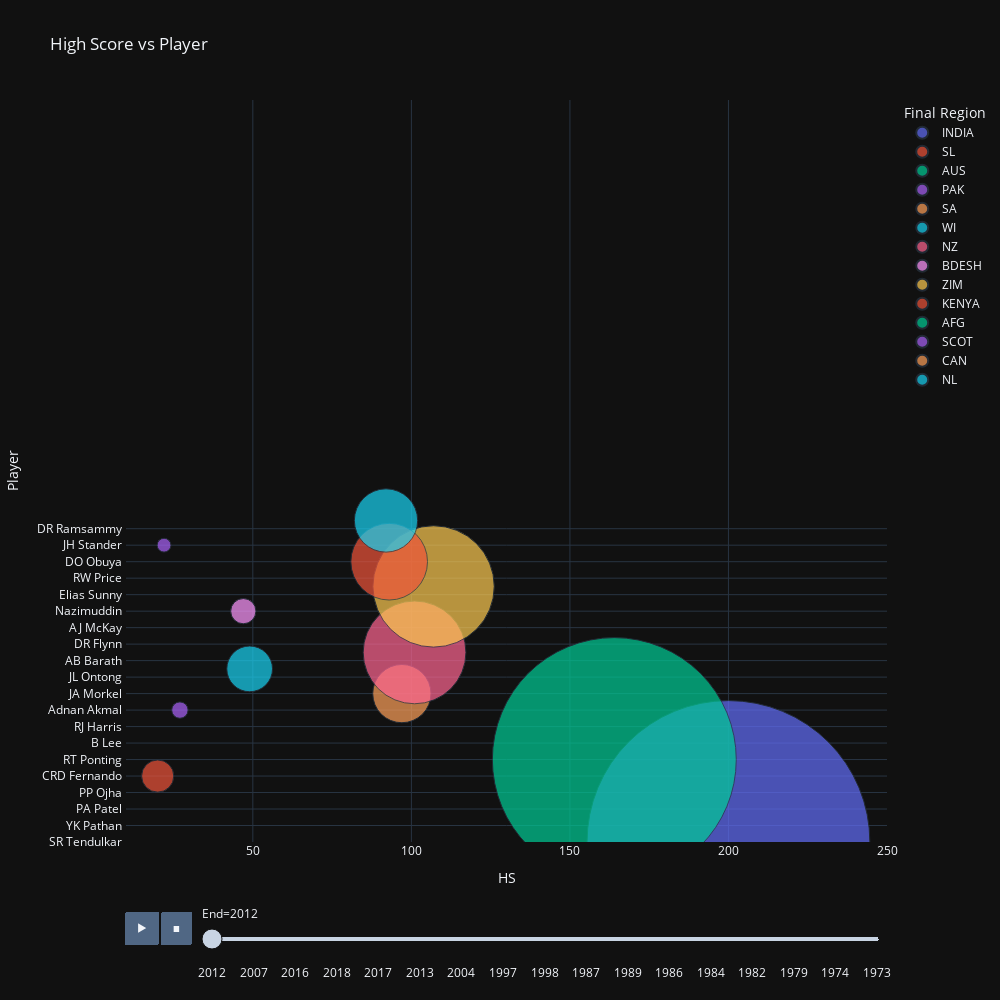

This figure's notebook cell:
### Code cell
px.scatter(odi, x="HS", y="Player", animation_frame="End", animation_group="Final Region",
           size="Runs", color="Final Region", hover_name="Final Region",
           log_x=False, size_max=200, range_x=[10,250], range_y=[0,90], height=1000, width=1000, title='High Score vs Player',
           template='plotly_dark')

### Figure 1 — Plotly figure (JSON) as saved in the notebook; plotly's stock layout.template omitted (floating-point values rounded to 4 significant figures)
{"data": [{"hovertemplate": "<b>%{hovertext}</b><br><br>Final Region=INDIA<br>End=2012<br>HS=%{x}<br>Player=%{y}<br>Runs=%{marker.size}<extra></extra>", "hovertext": ["INDIA", "INDIA", "INDIA", "INDIA", "INDIA", "INDIA", "INDIA", "INDIA"], "ids": ["INDIA", "INDIA", "INDIA", "INDIA", "INDIA", "INDIA", "INDIA", "INDIA"], "legendgroup": "INDIA", "marker": {"color": "#636efa", "size": [18426, 1544, 810, 792, 736, 292, 46, 1], "sizemode": "area", "sizeref": 0.4607, "symbol": "circle"}, "mode": "markers", "name": "INDIA", "orientation": "h", "showlegend": true, "type": "scatter", "x": [200, 83, 123, 34, 95, 54, 16, 1], "xaxis": "x", "y": ["SR Tendulkar ", "IK Pathan ", "YK Pathan ", "Z Khan ", "PA Patel ", "P Kumar ", "PP Ojha ", "R Sharma "], "yaxis": "y"}, {"hovertemplate": "<b>%{hovertext}</b><br><br>Final Region=SL<br>End=2012<br>HS=%{x}<br>Player=%{y}<br>Runs=%{marker.size}<extra></extra>", "hovertext": ["SL", "SL"], "ids": ["SL", "SL"], "legendgroup": "SL", "marker": {"color": "#EF553B", "size": [239, 38], "sizemode": "area", "sizeref": 0.4607, "symbol": "circle"}, "mode": "markers", "name": "SL", "orientation": "h", "showlegend": true, "type": "scatter", "x": [20, 19], "xaxis": "x", "y": ["CRD Fernando ", "CKB Kulasekara "], "yaxis": "y"}, {"hovertemplate": "<b>%{hovertext}</b><br><br>Final Region=AUS<br>End=2012<br>HS=%{x}<br>Player=%{y}<br>Runs=%{marker.size}<extra></extra>", "hovertext": ["AUS", "AUS", "AUS", "AUS", "AUS", "AUS"], "ids": ["AUS", "AUS", "AUS", "AUS", "AUS", "AUS"], "legendgroup": "AUS", "marker": {"color": "#00cc96", "size": [13704, 5442, 1176, 368, 48, 29], "sizemode": "area", "sizeref": 0.4607, "symbol": "circle"}, "mode": "markers", "name": "AUS", "orientation": "h", "showlegend": true, "type": "scatter", "x": [164, 109, 59, 104, 21, 16], "xaxis": "x", "y": ["RT Ponting ", "MEK Hussey ", "B Lee ", "PJ Forrest ", "RJ Harris ", "BW Hilfenhaus "], "yaxis": "y"}, {"hovertemplate": "<b>%{hovertext}</b><br><br>Final Region=PAK<br>End=2012<br>HS=%{x}<br>Player=%{y}<br>Runs=%{marker.size}<extra></extra>", "hovertext": ["PAK", "PAK"], "ids": ["PAK", "PAK"], "legendgroup": "PAK", "marker": {"color": "#ab63fa", "size": [62, 26], "sizemode": "area", "sizeref": 0.4607, "symbol": "circle"}, "mode": "markers", "name": "PAK", "orientation": "h", "showlegend": true, "type": "scatter", "x": [27, 9], "xaxis": "x", "y": ["Adnan Akmal ", "Aizaz Cheema "], "yaxis": "y"}, {"hovertemplate": "<b>%{hovertext}</b><br><br>Final Region=SA<br>End=2012<br>HS=%{x}<br>Player=%{y}<br>Runs=%{marker.size}<extra></extra>", "hovertext": ["SA", "SA", "SA"], "ids": ["SA", "SA", "SA"], "legendgroup": "SA", "marker": {"color": "#FFA15A", "size": [782, 609, 184], "sizemode": "area", "sizeref": 0.4607, "symbol": "circle"}, "mode": "markers", "name": "SA", "orientation": "h", "showlegend": true, "type": "scatter", "x": [97, 46, 32], "xaxis": "x", "y": ["JA Morkel ", "J Botha ", "JL Ontong "], "yaxis": "y"}, {"hovertemplate": "<b>%{hovertext}</b><br><br>Final Region=WI<br>End=2012<br>HS=%{x}<br>Player=%{y}<br>Runs=%{marker.size}<extra></extra>", "hovertext": ["WI", "WI"], "ids": ["WI", "WI"], "legendgroup": "WI", "marker": {"color": "#19d3f3", "size": [482, 394], "sizemode": "area", "sizeref": 0.4607, "symbol": "circle"}, "mode": "markers", "name": "WI", "orientation": "h", "showlegend": true, "type": "scatter", "x": [49, 113], "xaxis": "x", "y": ["CS Baugh ", "AB Barath "], "yaxis": "y"}, {"hovertemplate": "<b>%{hovertext}</b><br><br>Final Region=NZ<br>End=2012<br>HS=%{x}<br>Player=%{y}<br>Runs=%{marker.size}<extra></extra>", "hovertext": ["NZ", "NZ", "NZ", "NZ", "NZ"], "ids": ["NZ", "NZ", "NZ", "NZ", "NZ"], "legendgroup": "NZ", "marker": {"color": "#FF6692", "size": [2434, 228, 13, 12, 12], "sizemode": "area", "sizeref": 0.4607, "symbol": "circle"}, "mode": "markers", "name": "NZ", "orientation": "h", "showlegend": true, "type": "scatter", "x": [101, 35, 13, 4, 9], "xaxis": "x", "y": ["JDP Oram ", "DR Flynn ", "MD Bates ", "AJ McKay ", "TS Nethula "], "yaxis": "y"}, {"hovertemplate": "<b>%{hovertext}</b><br><br>Final Region=BDESH<br>End=2012<br>HS=%{x}<br>Player=%{y}<br>Runs=%{marker.size}<extra></extra>", "hovertext": ["BDESH", "BDESH", "BDESH"], "ids": ["BDESH", "BDESH", "BDESH"], "legendgroup": "BDESH", "marker": {"color": "#FF97FF", "size": [147, 35, 2], "sizemode": "area", "sizeref": 0.4607, "symbol": "circle"}, "mode": "markers", "name": "BDESH", "orientation": "h", "showlegend": true, "type": "scatter", "x": [47, 6, 1], "xaxis": "x", "y": ["Nazimuddin ", "Nazmul Hossain ", "Elias Sunny "], "yaxis": "y"}, {"hovertemplate": "<b>%{hovertext}</b><br><br>Final Region=ZIM<br>End=2012<br>HS=%{x}<br>Player=%{y}<br>Runs=%{marker.size}<extra></extra>", "hovertext": ["ZIM", "ZIM", "ZIM"], "ids": ["ZIM", "ZIM", "ZIM"], "legendgroup": "ZIM", "marker": {"color": "#FECB52", "size": [3393, 406, 106], "sizemode": "area", "sizeref": 0.4607, "symbol": "circle"}, "mode": "markers", "name": "ZIM", "orientation": "h", "showlegend": true, "type": "scatter", "x": [107, 46, 53], "xaxis": "x", "y": ["T Taibu ", "RW Price ", "KO Meth "], "yaxis": "y"}, {"hovertemplate": "<b>%{hovertext}</b><br><br>Final Region=KENYA<br>End=2012<br>HS=%{x}<br>Player=%{y}<br>Runs=%{marker.size}<extra></extra>", "hovertext": ["KENYA"], "ids": ["KENYA"], "legendgroup": "KENYA", "marker": {"color": "#EF553B", "size": [1355], "sizemode": "area", "sizeref": 0.4607, "symbol": "circle"}, "mode": "markers", "name": "KENYA", "orientation": "h", "showlegend": true, "type": "scatter", "x": [93], "xaxis": "x", "y": ["DO Obuya "], "yaxis": "y"}, {"hovertemplate": "<b>%{hovertext}</b><br><br>Final Region=AFG<br>End=2012<br>HS=%{x}<br>Player=%{y}<br>Runs=%{marker.size}<extra></extra>", "hovertext": ["AFG"], "ids": ["AFG"], "legendgroup": "AFG", "marker": {"color": "#00cc96", "size": [3], "sizemode": "area", "sizeref": 0.4607, "symbol": "circle"}, "mode": "markers", "name": "AFG", "orientation": "h", "showlegend": true, "type": "scatter", "x": [3], "xaxis": "x", "y": ["Zakiullah Zaki "], "yaxis": "y"}, {"hovertemplate": "<b>%{hovertext}</b><br><br>Final Region=SCOT<br>End=2012<br>HS=%{x}<br>Player=%{y}<br>Runs=%{marker.size}<extra></extra>", "hovertext": ["SCOT"], "ids": ["SCOT"], "legendgroup": "SCOT", "marker": {"color": "#ab63fa", "size": [44], "sizemode": "area", "sizeref": 0.4607, "symbol": "circle"}, "mode": "markers", "name": "SCOT", "orientation": "h", "showlegend": true, "type": "scatter", "x": [22], "xaxis": "x", "y": ["JH Stander "], "yaxis": "y"}, {"hovertemplate": "<b>%{hovertext}</b><br><br>Final Region=CAN<br>End=2012<br>HS=%{x}<br>Player=%{y}<br>Runs=%{marker.size}<extra></extra>", "hovertext": ["CAN", "CAN"], "ids": ["CAN", "CAN"], "legendgroup": "CAN", "marker": {"color": "#FFA15A", "size": [14, 0], "sizemode": "area", "sizeref": 0.4607, "symbol": "circle"}, "mode": "markers", "name": "CAN", "orientation": "h", "showlegend": true, "type": "scatter", "x": [6, 0], "xaxis": "x", "y": ["D Soraine ", "DR Ramsammy "], "yaxis": "y"}, {"hovertemplate": "<b>%{hovertext}</b><br><br>Final Region=NL<br>End=2012<br>HS=%{x}<br>Player=%{y}<br>Runs=%{marker.size}<extra></extra>", "hovertext": ["NL"], "ids": ["NL"], "legendgroup": "NL", "marker": {"color": "#19d3f3", "size": [924], "sizemode": "area", "sizeref": 0.4607, "symbol": "circle"}, "mode": "markers", "name": "NL", "orientation": "h", "showlegend": true, "type": "scatter", "x": [92], "xaxis": "x", "y": ["AN Kervezee "], "yaxis": "y"}], "layout": {"height": 1000, "legend": {"itemsizing": "constant", "title": {"text": "Final Region"}, "tracegroupgap": 0}, "sliders": [{"active": 0, "currentvalue": {"prefix": "End="}, "len": 0.9, "pad": {"b": 10, "t": 60}, "steps": [{"args": [["2012"], {"frame": {"duration": 0, "redraw": false}, "fromcurrent": true, "mode": "immediate", "transition": {"duration": 0, "easing": "linear"}}], "label": "2012", "method": "animate"}, {"args": [["2015"], {"frame": {"duration": 0, "redraw": false}, "fromcurrent": true, "mode": "immediate", "transition": {"duration": 0, "easing": "linear"}}], "label": "2015", "method": "animate"}, {"args": [["2011"], {"frame": {"duration": 0, "redraw": false}, "fromcurrent": true, "mode": "immediate", "transition": {"duration": 0, "easing": "linear"}}], "label": "2011", "method": "animate"}, {"args": [["2007"], {"frame": {"duration": 0, "redraw": false}, "fromcurrent": true, "mode": "immediate", "transition": {"duration": 0, "easing": "linear"}}], "label": "2007", "method": "animate"}, {"args": [["2019"], {"frame": {"duration": 0, "redraw": false}, "fromcurrent": true, "mode": "immediate", "transition": {"duration": 0, "easing": "linear"}}], "label": "2019", "method": "animate"}, {"args": [["2014"], {"frame": {"duration": 0, "redraw": false}, "fromcurrent": true, "mode": "immediate", "transition": {"duration": 0, "easing": "linear"}}], "label": "2014", "method": "animate"}, {"args": [["2016"], {"frame": {"duration": 0, "redraw": false}, "fromcurrent": true, "mode": "immediate", "transition": {"duration": 0, "easing": "linear"}}], "label": "2016", "method": "animate"}, {"args": [["2010"], {"frame": {"duration": 0, "redraw": false}, "fromcurrent": true, "mode": "immediate", "transition": {"duration": 0, "easing": "linear"}}], "label": "2010", "method": "animate"}, {"args": [["2008"], {"frame": {"duration": 0, "redraw": false}, "fromcurrent": true, "mode": "immediate", "transition": {"duration": 0, "easing": "linear"}}], "label": "2008", "method": "animate"}, {"args": [["2018"], {"frame": {"duration": 0, "redraw": false}, "fromcurrent": true, "mode": "immediate", "transition": {"duration": 0, "easing": "linear"}}], "label": "2018", "method": "animate"}, {"args": [["2000"], {"frame": {"duration": 0, "redraw": false}, "fromcurrent": true, "mode": "immediate", "transition": {"duration": 0, "easing": "linear"}}], "label": "2000", "method": "animate"}, {"args": [["2003"], {"frame": {"duration": 0, "redraw": false}, "fromcurrent": true, "mode": "immediate", "transition": {"duration": 0, "easing": "linear"}}], "label": "2003", "method": "animate"}, {"args": [["2017"], {"frame": {"duration": 0, "redraw": false}, "fromcurrent": true, "mode": "immediate", "transition": {"duration": 0, "easing": "linear"}}], "label": "2017", "method": "animate"}, {"args": [["1994"], {"frame": {"duration": 0, "redraw": false}, "fromcurrent": true, "mode": "immediate", "transition": {"duration": 0, "easing": "linear"}}], "label": "1994", "method": "animate"}, {"args": [["2002"], {"frame": {"duration": 0, "redraw": false}, "fromcurrent": true, "mode": "immediate", "transition": {"duration": 0, "easing": "linear"}}], "label": "2002", "method": "animate"}, {"args": [["2013"], {"frame": {"duration": 0, "redraw": false}, "fromcurrent": true, "mode": "immediate", "transition": {"duration": 0, "easing": "linear"}}], "label": "2013", "method": "animate"}, {"args": [["1999"], {"frame": {"duration": 0, "redraw": false}, "fromcurrent": true, "mode": "immediate", "transition": {"duration": 0, "easing": "linear"}}], "label": "1999", "method": "animate"}, {"args": [["1996"], {"frame": {"duration": 0, "redraw": false}, "fromcurrent": true, "mode": "immediate", "transition": {"duration": 0, "easing": "linear"}}], "label": "1996", "method": "animate"}, {"args": [["2004"], {"frame": {"duration": 0, "redraw": false}, "fromcurrent": true, "mode": "immediate", "transition": {"duration": 0, "easing": "linear"}}], "label": "2004", "method": "animate"}, {"args": [["1991"], {"frame": {"duration": 0, "redraw": false}, "fromcurrent": true, "mode": "immediate", "transition": {"duration": 0, "easing": "linear"}}], "label": "1991", "method": "animate"}, {"args": [["1995"], {"frame": {"duration": 0, "redraw": false}, "fromcurrent": true, "mode": "immediate", "transition": {"duration": 0, "easing": "linear"}}], "label": "1995", "method": "animate"}, {"args": [["1997"], {"frame": {"duration": 0, "redraw": false}, "fromcurrent": true, "mode": "immediate", "transition": {"duration": 0, "easing": "linear"}}], "label": "1997", "method": "animate"}, {"args": [["2006"], {"frame": {"duration": 0, "redraw": false}, "fromcurrent": true, "mode": "immediate", "transition": {"duration": 0, "easing": "linear"}}], "label": "2006", "method": "animate"}, {"args": [["2009"], {"frame": {"duration": 0, "redraw": false}, "fromcurrent": true, "mode": "immediate", "transition": {"duration": 0, "easing": "linear"}}], "label": "2009", "method": "animate"}, {"args": [["1998"], {"frame": {"duration": 0, "redraw": false}, "fromcurrent": true, "mode": "immediate", "transition": {"duration": 0, "easing": "linear"}}], "label": "1998", "method": "animate"}, {"args": [["1992"], {"frame": {"duration": 0, "redraw": false}, "fromcurrent": true, "mode": "immediate", "transition": {"duration": 0, "easing": "linear"}}], "label": "1992", "method": "animate"}, {"args": [["2001"], {"frame": {"duration": 0, "redraw": false}, "fromcurrent": true, "mode": "immediate", "transition": {"duration": 0, "easing": "linear"}}], "label": "2001", "method": "animate"}, {"args": [["1987"], {"frame": {"duration": 0, "redraw": false}, "fromcurrent": true, "mode": "immediate", "transition": {"duration": 0, "easing": "linear"}}], "label": "1987", "method": "animate"}, {"args": [["2005"], {"frame": {"duration": 0, "redraw": false}, "fromcurrent": true, "mode": "immediate", "transition": {"duration": 0, "easing": "linear"}}], "label": "2005", "method": "animate"}, {"args": [["1993"], {"frame": {"duration": 0, "redraw": false}, "fromcurrent": true, "mode": "immediate", "transition": {"duration": 0, "easing": "linear"}}], "label": "1993", "method": "animate"}, {"args": [["1989"], {"frame": {"duration": 0, "redraw": false}, "fromcurrent": true, "mode": "immediate", "transition": {"duration": 0, "easing": "linear"}}], "label": "1989", "method": "animate"}, {"args": [["1985"], {"frame": {"duration": 0, "redraw": false}, "fromcurrent": true, "mode": "immediate", "transition": {"duration": 0, "easing": "linear"}}], "label": "1985", "method": "animate"}, {"args": [["1983"], {"frame": {"duration": 0, "redraw": false}, "fromcurrent": true, "mode": "immediate", "transition": {"duration": 0, "easing": "linear"}}], "label": "1983", "method": "animate"}, {"args": [["1986"], {"frame": {"duration": 0, "redraw": false}, "fromcurrent": true, "mode": "immediate", "transition": {"duration": 0, "easing": "linear"}}], "label": "1986", "method": "animate"}, {"args": [["1990"], {"frame": {"duration": 0, "redraw": false}, "fromcurrent": true, "mode": "immediate", "transition": {"duration": 0, "easing": "linear"}}], "label": "1990", "method": "animate"}, {"args": [["1988"], {"frame": {"duration": 0, "redraw": false}, "fromcurrent": true, "mode": "immediate", "transition": {"duration": 0, "easing": "linear"}}], "label": "1988", "method": "animate"}, {"args": [["1984"], {"frame": {"duration": 0, "redraw": false}, "fromcurrent": true, "mode": "immediate", "transition": {"duration": 0, "easing": "linear"}}], "label": "1984", "method": "animate"}, {"args": [["1981"], {"frame": {"duration": 0, "redraw": false}, "fromcurrent": true, "mode": "immediate", "transition": {"duration": 0, "easing": "linear"}}], "label": "1981", "method": "animate"}, {"args": [["1977"], {"frame": {"duration": 0, "redraw": false}, "fromcurrent": true, "mode": "immediate", "transition": {"duration": 0, "easing": "linear"}}], "label": "1977", "method": "animate"}, {"args": [["1982"], {"frame": {"duration": 0, "redraw": false}, "fromcurrent": true, "mode": "immediate", "transition": {"duration": 0, "easing": "linear"}}], "label": "1982", "method": "animate"}, {"args": [["1980"], {"frame": {"duration": 0, "redraw": false}, "fromcurrent": true, "mode": "immediate", "transition": {"duration": 0, "easing": "linear"}}], "label": "1980", "method": "animate"}, {"args": [["1978"], {"frame": {"duration": 0, "redraw": false}, "fromcurrent": true, "mode": "immediate", "transition": {"duration": 0, "easing": "linear"}}], "label": "1978", "method": "animate"}, {"args": [["1979"], {"frame": {"duration": 0, "redraw": false}, "fromcurrent": true, "mode": "immediate", "transition": {"duration": 0, "easing": "linear"}}], "label": "1979", "method": "animate"}, {"args": [["1975"], {"frame": {"duration": 0, "redraw": false}, "fromcurrent": true, "mode": "immediate", "transition": {"duration": 0, "easing": "linear"}}], "label": "1975", "method": "animate"}, {"args": [["1976"], {"frame": {"duration": 0, "redraw": false}, "fromcurrent": true, "mode": "immediate", "transition": {"duration": 0, "easing": "linear"}}], "label": "1976", "method": "animate"}, {"args": [["1974"], {"frame": {"duration": 0, "redraw": false}, "fromcurrent": true, "mode": "immediate", "transition": {"duration": 0, "easing": "linear"}}], "label": "1974", "method": "animate"}, {"args": [["1972"], {"frame": {"duration": 0, "redraw": false}, "fromcurrent": true, "mode": "immediate", "transition": {"duration": 0, "easing": "linear"}}], "label": "1972", "method": "animate"}, {"args": [["1971"], {"frame": {"duration": 0, "redraw": false}, "fromcurrent": true, "mode": "immediate", "transition": {"duration": 0, "easing": "linear"}}], "label": "1971", "method": "animate"}, {"args": [["1973"], {"frame": {"duration": 0, "redraw": false}, "fromcurrent": true, "mode": "immediate", "transition": {"duration": 0, "easing": "linear"}}], "label": "1973", "method": "animate"}], "x": 0.1, "xanchor": "left", "y": 0, "yanchor": "top"}], "title": {"text": "High Score vs Player"}, "updatemenus": [{"buttons": [{"args": [null, {"frame": {"duration": 500, "redraw": false}, "fromcurrent": true, "mode": "immediate", "transition": {"duration": 500, "easing": "linear"}}], "label": "&#9654;", "method": "animate"}, {"args": [[null], {"frame": {"duration": 0, "redraw": false}, "fromcurrent": true, "mode": "immediate", "transition": {"duration": 0, "easing": "linear"}}], "label": "&#9724;", "method": "animate"}], "direction": "left", "pad": {"r": 10, "t": 70}, "showactive": false, "type": "buttons", "x": 0.1, "xanchor": "right", "y": 0, "yanchor": "top"}], "width": 1000, "xaxis": {"anchor": "y", "domain": [0, 1], "range": [10, 250], "title": {"text": "HS"}}, "yaxis": {"anchor": "x", "domain": [0, 1], "range": [0, 90], "title": {"text": "Player"}}}}
